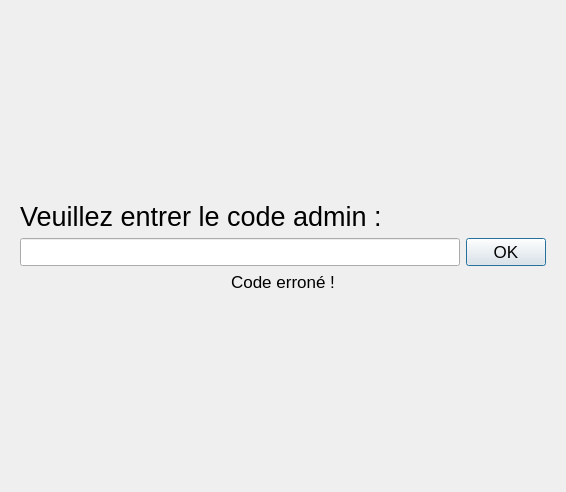
<?xml version="1.0" encoding="UTF-8"?>
<ui version="4.0">
 <class>Fenetre_options</class>
 <widget class="QDialog" name="Fenetre_options">
  <property name="geometry">
   <rect>
    <x>0</x>
    <y>0</y>
    <width>566</width>
    <height>492</height>
   </rect>
  </property>
  <property name="windowTitle">
   <string>Dialog</string>
  </property>
  <layout class="QVBoxLayout" name="verticalLayout">
   <item>
    <widget class="QStackedWidget" name="stackedWidget">
     <property name="currentIndex">
      <number>0</number>
     </property>
     <widget class="QWidget" name="Code_admin">
      <layout class="QVBoxLayout" name="verticalLayout_2">
       <item>
        <spacer name="verticalSpacer">
         <property name="orientation">
          <enum>Qt::Vertical</enum>
         </property>
         <property name="sizeHint" stdset="0">
          <size>
           <width>20</width>
           <height>40</height>
          </size>
         </property>
        </spacer>
       </item>
       <item>
        <widget class="QLabel" name="label_code_admin">
         <property name="font">
          <font>
           <pointsize>20</pointsize>
          </font>
         </property>
         <property name="text">
          <string>Veuillez entrer le code admin :</string>
         </property>
        </widget>
       </item>
       <item>
        <layout class="QHBoxLayout" name="horizontalLayout_2">
         <item>
          <widget class="QLineEdit" name="ligne_code_admin">
           <property name="font">
            <font>
             <pointsize>13</pointsize>
            </font>
           </property>
          </widget>
         </item>
         <item>
          <widget class="QPushButton" name="bouton_ok_code_admin">
           <property name="font">
            <font>
             <pointsize>13</pointsize>
            </font>
           </property>
           <property name="text">
            <string>OK</string>
           </property>
          </widget>
         </item>
        </layout>
       </item>
       <item>
        <widget class="QLabel" name="label_code_errone">
         <property name="font">
          <font>
           <pointsize>13</pointsize>
          </font>
         </property>
         <property name="text">
          <string>Code erroné !</string>
         </property>
         <property name="alignment">
          <set>Qt::AlignCenter</set>
         </property>
        </widget>
       </item>
       <item>
        <spacer name="verticalSpacer_2">
         <property name="orientation">
          <enum>Qt::Vertical</enum>
         </property>
         <property name="sizeHint" stdset="0">
          <size>
           <width>20</width>
           <height>40</height>
          </size>
         </property>
        </spacer>
       </item>
      </layout>
     </widget>
     <widget class="QWidget" name="Panneau_admin">
      <layout class="QVBoxLayout" name="verticalLayout_3" stretch="0,0,0,0,0">
       <item>
        <widget class="QLabel" name="label_choix_param">
         <property name="font">
          <font>
           <pointsize>20</pointsize>
          </font>
         </property>
         <property name="text">
          <string>Choisissez le paramètre à modifier :</string>
         </property>
        </widget>
       </item>
       <item>
        <widget class="QPushButton" name="bouton_changer_temps_votes">
         <property name="font">
          <font>
           <pointsize>15</pointsize>
          </font>
         </property>
         <property name="text">
          <string>Changer les temps des votes</string>
         </property>
        </widget>
       </item>
       <item>
        <widget class="QPushButton" name="bouton_changer_temps_instant">
         <property name="font">
          <font>
           <pointsize>15</pointsize>
          </font>
         </property>
         <property name="text">
          <string>Changer le temps du vote en cours</string>
         </property>
        </widget>
       </item>
       <item>
        <spacer name="verticalSpacer_3">
         <property name="orientation">
          <enum>Qt::Vertical</enum>
         </property>
         <property name="sizeHint" stdset="0">
          <size>
           <width>20</width>
           <height>40</height>
          </size>
         </property>
        </spacer>
       </item>
       <item>
        <widget class="QPushButton" name="bouton_fermer">
         <property name="font">
          <font>
           <pointsize>15</pointsize>
          </font>
         </property>
         <property name="text">
          <string>Fermer</string>
         </property>
        </widget>
       </item>
      </layout>
     </widget>
     <widget class="QWidget" name="Modif_temps_votes">
      <layout class="QVBoxLayout" name="verticalLayout_4" stretch="10,10,0,10">
       <item>
        <widget class="QLabel" name="label_modifier_temps">
         <property name="font">
          <font>
           <pointsize>20</pointsize>
          </font>
         </property>
         <property name="text">
          <string>Modifier les temps des votes</string>
         </property>
        </widget>
       </item>
       <item>
        <widget class="QLabel" name="label_aide">
         <property name="font">
          <font>
           <pointsize>9</pointsize>
          </font>
         </property>
         <property name="text">
          <string>Les temps du vote 1 et du vote final ne sont pas ajustables de cette manière.</string>
         </property>
        </widget>
       </item>
       <item>
        <layout class="QHBoxLayout" name="horizontalLayout_5">
         <item>
          <spacer name="horizontalSpacer_4">
           <property name="orientation">
            <enum>Qt::Horizontal</enum>
           </property>
           <property name="sizeHint" stdset="0">
            <size>
             <width>40</width>
             <height>20</height>
            </size>
           </property>
          </spacer>
         </item>
         <item>
          <layout class="QFormLayout" name="formLayout">
           <item row="0" column="0">
            <widget class="QLabel" name="label_vote_1">
             <property name="sizePolicy">
              <sizepolicy hsizetype="Preferred" vsizetype="Preferred">
               <horstretch>0</horstretch>
               <verstretch>0</verstretch>
              </sizepolicy>
             </property>
             <property name="font">
              <font>
               <pointsize>13</pointsize>
              </font>
             </property>
             <property name="text">
              <string>Vote 1</string>
             </property>
            </widget>
           </item>
           <item row="0" column="1">
            <widget class="QComboBox" name="comboBox_vote_1">
             <property name="enabled">
              <bool>false</bool>
             </property>
             <property name="sizePolicy">
              <sizepolicy hsizetype="Fixed" vsizetype="Fixed">
               <horstretch>0</horstretch>
               <verstretch>0</verstretch>
              </sizepolicy>
             </property>
             <property name="minimumSize">
              <size>
               <width>150</width>
               <height>0</height>
              </size>
             </property>
             <property name="font">
              <font>
               <pointsize>13</pointsize>
              </font>
             </property>
            </widget>
           </item>
           <item row="1" column="0">
            <widget class="QLabel" name="label_vote_2">
             <property name="font">
              <font>
               <pointsize>13</pointsize>
              </font>
             </property>
             <property name="text">
              <string>Vote 2</string>
             </property>
            </widget>
           </item>
           <item row="1" column="1">
            <widget class="QComboBox" name="comboBox_vote_2">
             <property name="sizePolicy">
              <sizepolicy hsizetype="Fixed" vsizetype="Fixed">
               <horstretch>0</horstretch>
               <verstretch>0</verstretch>
              </sizepolicy>
             </property>
             <property name="minimumSize">
              <size>
               <width>150</width>
               <height>0</height>
              </size>
             </property>
             <property name="font">
              <font>
               <pointsize>13</pointsize>
              </font>
             </property>
            </widget>
           </item>
           <item row="2" column="0">
            <widget class="QLabel" name="label_vote_3">
             <property name="font">
              <font>
               <pointsize>13</pointsize>
              </font>
             </property>
             <property name="text">
              <string>Vote 3</string>
             </property>
            </widget>
           </item>
           <item row="2" column="1">
            <widget class="QComboBox" name="comboBox_vote_3">
             <property name="sizePolicy">
              <sizepolicy hsizetype="Fixed" vsizetype="Fixed">
               <horstretch>0</horstretch>
               <verstretch>0</verstretch>
              </sizepolicy>
             </property>
             <property name="minimumSize">
              <size>
               <width>150</width>
               <height>0</height>
              </size>
             </property>
             <property name="font">
              <font>
               <pointsize>13</pointsize>
              </font>
             </property>
            </widget>
           </item>
           <item row="3" column="0">
            <widget class="QLabel" name="label_vote_4">
             <property name="font">
              <font>
               <pointsize>13</pointsize>
              </font>
             </property>
             <property name="text">
              <string>Vote 4</string>
             </property>
            </widget>
           </item>
           <item row="3" column="1">
            <widget class="QComboBox" name="comboBox_vote_4">
             <property name="sizePolicy">
              <sizepolicy hsizetype="Fixed" vsizetype="Fixed">
               <horstretch>0</horstretch>
               <verstretch>0</verstretch>
              </sizepolicy>
             </property>
             <property name="minimumSize">
              <size>
               <width>150</width>
               <height>0</height>
              </size>
             </property>
             <property name="font">
              <font>
               <pointsize>13</pointsize>
              </font>
             </property>
            </widget>
           </item>
           <item row="4" column="0">
            <widget class="QLabel" name="label_vote_5">
             <property name="font">
              <font>
               <pointsize>13</pointsize>
              </font>
             </property>
             <property name="text">
              <string>Vote 5</string>
             </property>
            </widget>
           </item>
           <item row="4" column="1">
            <widget class="QComboBox" name="comboBox_vote_5">
             <property name="sizePolicy">
              <sizepolicy hsizetype="Fixed" vsizetype="Fixed">
               <horstretch>0</horstretch>
               <verstretch>0</verstretch>
              </sizepolicy>
             </property>
             <property name="minimumSize">
              <size>
               <width>150</width>
               <height>0</height>
              </size>
             </property>
             <property name="font">
              <font>
               <pointsize>13</pointsize>
              </font>
             </property>
            </widget>
           </item>
           <item row="5" column="0">
            <widget class="QLabel" name="label_vote_6">
             <property name="font">
              <font>
               <pointsize>13</pointsize>
              </font>
             </property>
             <property name="text">
              <string>Vote 6</string>
             </property>
            </widget>
           </item>
           <item row="5" column="1">
            <widget class="QComboBox" name="comboBox_vote_6">
             <property name="sizePolicy">
              <sizepolicy hsizetype="Fixed" vsizetype="Fixed">
               <horstretch>0</horstretch>
               <verstretch>0</verstretch>
              </sizepolicy>
             </property>
             <property name="minimumSize">
              <size>
               <width>150</width>
               <height>0</height>
              </size>
             </property>
             <property name="font">
              <font>
               <pointsize>13</pointsize>
              </font>
             </property>
            </widget>
           </item>
           <item row="6" column="0">
            <widget class="QLabel" name="label_vote_7">
             <property name="font">
              <font>
               <pointsize>13</pointsize>
              </font>
             </property>
             <property name="text">
              <string>Vote 7</string>
             </property>
            </widget>
           </item>
           <item row="6" column="1">
            <widget class="QComboBox" name="comboBox_vote_7">
             <property name="sizePolicy">
              <sizepolicy hsizetype="Fixed" vsizetype="Fixed">
               <horstretch>0</horstretch>
               <verstretch>0</verstretch>
              </sizepolicy>
             </property>
             <property name="minimumSize">
              <size>
               <width>150</width>
               <height>0</height>
              </size>
             </property>
             <property name="font">
              <font>
               <pointsize>13</pointsize>
              </font>
             </property>
            </widget>
           </item>
           <item row="7" column="0">
            <widget class="QLabel" name="label_vote_8">
             <property name="font">
              <font>
               <pointsize>13</pointsize>
              </font>
             </property>
             <property name="text">
              <string>Vote 8</string>
             </property>
            </widget>
           </item>
           <item row="7" column="1">
            <widget class="QComboBox" name="comboBox_vote_8">
             <property name="sizePolicy">
              <sizepolicy hsizetype="Fixed" vsizetype="Fixed">
               <horstretch>0</horstretch>
               <verstretch>0</verstretch>
              </sizepolicy>
             </property>
             <property name="minimumSize">
              <size>
               <width>150</width>
               <height>0</height>
              </size>
             </property>
             <property name="font">
              <font>
               <pointsize>13</pointsize>
              </font>
             </property>
            </widget>
           </item>
           <item row="8" column="0">
            <widget class="QLabel" name="label_vote_9">
             <property name="font">
              <font>
               <pointsize>13</pointsize>
              </font>
             </property>
             <property name="text">
              <string>Vote 9</string>
             </property>
            </widget>
           </item>
           <item row="8" column="1">
            <widget class="QComboBox" name="comboBox_vote_9">
             <property name="sizePolicy">
              <sizepolicy hsizetype="Fixed" vsizetype="Fixed">
               <horstretch>0</horstretch>
               <verstretch>0</verstretch>
              </sizepolicy>
             </property>
             <property name="minimumSize">
              <size>
               <width>150</width>
               <height>0</height>
              </size>
             </property>
             <property name="font">
              <font>
               <pointsize>13</pointsize>
              </font>
             </property>
            </widget>
           </item>
           <item row="9" column="0">
            <widget class="QLabel" name="label_vote_final">
             <property name="font">
              <font>
               <pointsize>13</pointsize>
              </font>
             </property>
             <property name="text">
              <string>Vote final</string>
             </property>
            </widget>
           </item>
           <item row="9" column="1">
            <widget class="QComboBox" name="comboBox_vote_final">
             <property name="enabled">
              <bool>false</bool>
             </property>
             <property name="sizePolicy">
              <sizepolicy hsizetype="Fixed" vsizetype="Fixed">
               <horstretch>0</horstretch>
               <verstretch>0</verstretch>
              </sizepolicy>
             </property>
             <property name="minimumSize">
              <size>
               <width>150</width>
               <height>0</height>
              </size>
             </property>
             <property name="font">
              <font>
               <pointsize>13</pointsize>
              </font>
             </property>
            </widget>
           </item>
          </layout>
         </item>
         <item>
          <spacer name="horizontalSpacer_3">
           <property name="orientation">
            <enum>Qt::Horizontal</enum>
           </property>
           <property name="sizeHint" stdset="0">
            <size>
             <width>40</width>
             <height>20</height>
            </size>
           </property>
          </spacer>
         </item>
        </layout>
       </item>
       <item>
        <layout class="QHBoxLayout" name="horizontalLayout">
         <item>
          <widget class="QPushButton" name="bouton_retour_modif_votes">
           <property name="font">
            <font>
             <pointsize>15</pointsize>
            </font>
           </property>
           <property name="text">
            <string>Retour</string>
           </property>
          </widget>
         </item>
         <item>
          <spacer name="horizontalSpacer">
           <property name="orientation">
            <enum>Qt::Horizontal</enum>
           </property>
           <property name="sizeHint" stdset="0">
            <size>
             <width>40</width>
             <height>20</height>
            </size>
           </property>
          </spacer>
         </item>
         <item>
          <widget class="QPushButton" name="bouton_valider_modif_votes">
           <property name="font">
            <font>
             <pointsize>15</pointsize>
            </font>
           </property>
           <property name="text">
            <string>Valider</string>
           </property>
          </widget>
         </item>
        </layout>
       </item>
      </layout>
     </widget>
     <widget class="QWidget" name="Modif_temps_instant">
      <layout class="QVBoxLayout" name="verticalLayout_5">
       <item>
        <widget class="QLabel" name="label_modifier_temps_en_cours">
         <property name="font">
          <font>
           <pointsize>20</pointsize>
          </font>
         </property>
         <property name="text">
          <string>Modifier le temps du vote en cours</string>
         </property>
        </widget>
       </item>
       <item>
        <widget class="QLabel" name="label_explications_temps_en_cours">
         <property name="font">
          <font>
           <pointsize>10</pointsize>
          </font>
         </property>
         <property name="text">
          <string>Ne fonctionne que pendant le compte à rebours d'un vote.</string>
         </property>
        </widget>
       </item>
       <item>
        <widget class="QLabel" name="label_explications_temps_en_cours_2">
         <property name="font">
          <font>
           <pointsize>10</pointsize>
          </font>
         </property>
         <property name="text">
          <string>La valeur renseignée remplacera le temps restant actuel.</string>
         </property>
        </widget>
       </item>
       <item>
        <spacer name="verticalSpacer_4">
         <property name="orientation">
          <enum>Qt::Vertical</enum>
         </property>
         <property name="sizeHint" stdset="0">
          <size>
           <width>20</width>
           <height>40</height>
          </size>
         </property>
        </spacer>
       </item>
       <item>
        <layout class="QFormLayout" name="formLayout_2">
         <item row="0" column="0">
          <widget class="QLabel" name="label_saisir_minutes">
           <property name="font">
            <font>
             <pointsize>13</pointsize>
            </font>
           </property>
           <property name="text">
            <string>Saisissez le nombre de minutes :</string>
           </property>
          </widget>
         </item>
         <item row="0" column="1">
          <widget class="QLineEdit" name="ligne_nombre_minutes">
           <property name="sizePolicy">
            <sizepolicy hsizetype="Fixed" vsizetype="Fixed">
             <horstretch>0</horstretch>
             <verstretch>0</verstretch>
            </sizepolicy>
           </property>
           <property name="minimumSize">
            <size>
             <width>150</width>
             <height>0</height>
            </size>
           </property>
           <property name="font">
            <font>
             <pointsize>13</pointsize>
            </font>
           </property>
          </widget>
         </item>
        </layout>
       </item>
       <item>
        <spacer name="verticalSpacer_5">
         <property name="orientation">
          <enum>Qt::Vertical</enum>
         </property>
         <property name="sizeHint" stdset="0">
          <size>
           <width>20</width>
           <height>40</height>
          </size>
         </property>
        </spacer>
       </item>
       <item>
        <layout class="QHBoxLayout" name="horizontalLayout_3">
         <item>
          <widget class="QPushButton" name="bouton_retour_temps_en_cours">
           <property name="font">
            <font>
             <pointsize>15</pointsize>
            </font>
           </property>
           <property name="text">
            <string>Retour</string>
           </property>
          </widget>
         </item>
         <item>
          <spacer name="horizontalSpacer_2">
           <property name="orientation">
            <enum>Qt::Horizontal</enum>
           </property>
           <property name="sizeHint" stdset="0">
            <size>
             <width>40</width>
             <height>20</height>
            </size>
           </property>
          </spacer>
         </item>
         <item>
          <widget class="QPushButton" name="bouton_valider_temps_en_cours">
           <property name="font">
            <font>
             <pointsize>15</pointsize>
            </font>
           </property>
           <property name="text">
            <string>Valider</string>
           </property>
          </widget>
         </item>
        </layout>
       </item>
      </layout>
     </widget>
    </widget>
   </item>
  </layout>
 </widget>
 <resources/>
 <connections/>
</ui>
